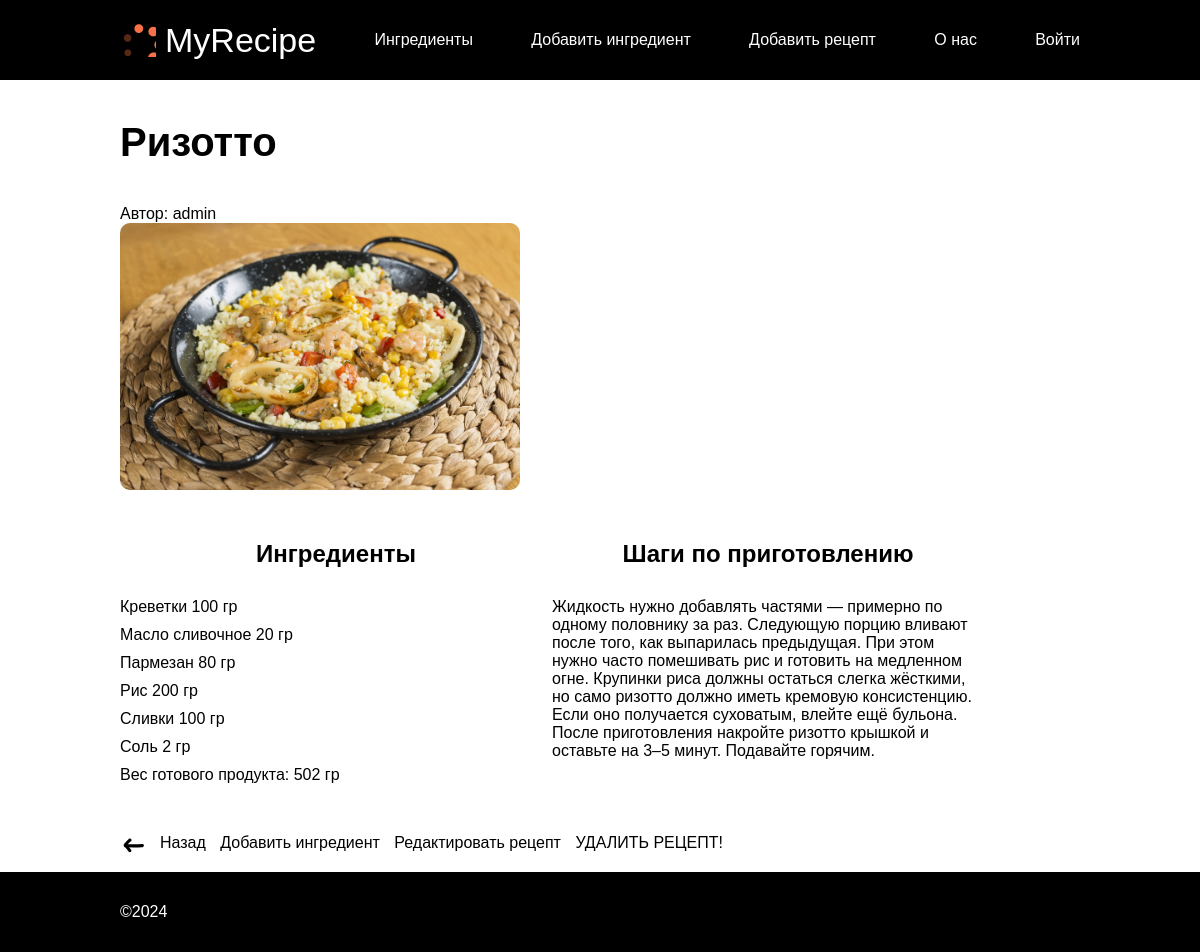
The page /recipe/4 on the database its author committed.
### recipe_catalog/models.py (models this page shows, shortened)
class Recipe(models.Model):
    name = models.CharField(max_length=300)
    url = models.CharField(max_length=300)
    description = models.CharField(max_length=1000, default="описание")
    ingredients = models.ManyToManyField(Ingredient, through="RecipeIngredient")
    author = models.ForeignKey(User,
                               verbose_name='Автор рецепта',
                               on_delete=models.CASCADE, null=True
                               )
    class Meta:
        constraints = [
            models.UniqueConstraint(
                name="%(app_label)s_%(class)s_name_unique",
                fields=["name"],
            ),
        ]

class RecipeIngredient(models.Model):
    recipe = models.ForeignKey(Recipe, on_delete=models.CASCADE)
    ingredient = models.ForeignKey(Ingredient, on_delete=models.CASCADE)
    weight = models.IntegerField(default=0)
    count = models.IntegerField(default=0)
    class Meta:
        constraints = [
            models.UniqueConstraint(
                fields=['recipe', 'ingredient'],
                name='unique recipes ingredients'
            ),
        ]

class Ingredient(models.Model):
    name = models.CharField(max_length=255)
    class Meta:
        constraints = [
            models.UniqueConstraint(
                name="%(app_label)s_%(class)s_name_unique",
                fields=["name"],
            ),
        ]

### recipe_catalog/views.py (the view)
# urls.py: path('recipe/<int:pk>', recipe_detail, name='recipe_detail'),
def recipe_detail(request, pk):
    template_name = 'recipe_catalog/recipe.html'
    recipe = Recipe.objects.get(pk=pk)
    ingredients = recipe.recipeingredient_set.all().order_by('ingredient__name')
    ready_weight = get_ready_weight(ingredients)
    context = {
        'title': recipe.name,
        'recipe_url': recipe.url,
        'recipe_id': pk,
        'steps': recipe.description,
        'ingredients': ingredients,
        'ready_weight': ready_weight,
        'author': recipe.author
    }
    return render(request, template_name, context)

### recipe_catalog/views.py (called while the page is built)
def get_ready_weight(ingredients):
    result = 0
    for item in ingredients:
        result += item.weight
    return result

### templates/recipe_catalog/recipe.html (shortened to what this page needs)
{% extends "base.html" %}
{% block content %}
    <h1>{{title}}</h1>
    <p>Автор: {{author}}</p>
    {% load static %}
    <img class="recipe-page__img" src="{% static recipe_url %}" alt="{{title}}">
    <div class="recipe-page__description">
        <section>
            <h2>Ингредиенты</h2>
            <ul class="ingredients">
                {% for ingredient in ingredients %}
                {% load static %}
                <li class="ingredients__item">
                    {{ingredient.ingredient.name}}
                    {% if ingredient.weight == 0 %}
                        {{ingredient.count}} шт
                    {% else %}
                        {{ingredient.weight}} гр
                    {% endif %}
                </li>
                {% endfor %}
                Вес готового продукта: {{ready_weight}} гр
            </ul>
        </section>
        <section>
            <h2>Шаги по приготовлению</h2>
            <p>{{steps}}</p>
        </section>
    </div>
    <a class="back-link" href="{% url 'index'%}">Назад</a>
    <a class="recipe_action_link" href="{% url 'recipe_add' recipe_id %}">Добавить ингредиент</a>
    <a class="recipe_action_link" href="{% url 'recipe_edit' recipe_id %}">Редактировать рецепт</a>
    <a class="recipe_action_link" href="{% url 'recipe_delete' recipe_id %}">УДАЛИТЬ РЕЦЕПТ!</a>
{% endblock %}

### static/css/styles.css (style rules this page uses)
body { position: relative; font-family: Arial, sans-serif; min-height: 100vh; }
a { color: #000; }
h1 { font-size: 40px; margin: 40px 0; font-weight: 700; }
h2 { font-size: 24px; text-align: center; margin: 0 0 30px 0; font-weight: 700; }
.back-link { margin: 0 0 100px 40px; position: relative; color: #000; }
.back-link:before { position: absolute; left: -45px; top: -8px; width: 40px; height: 40px; fill: #000; content: ""; background-image: url("../images/back.svg"); }
.recipe-page__img { width: 400px; height: auto; border-radius: 10px; }
.recipe-page__description { margin: 50px 0; display: grid; grid-template-columns: repeat(2, 45%); }
.ingredients__item { margin: 0 0 10px 0; }
.recipe_action_link { margin-left: 10px; }

### rows shown on the page
Recipe: name "Ризотто", url (picture), description "Жидкость нужно добавлять частями — примерно по одному половнику за раз. Следующую порцию вливают после того, как выпарилась предыдущая. При этом нужно часто помешивать рис и готовить на медленном огне. Крупинки риса должны остаться слегка жёсткими, но само ризотто должно иметь кремовую консистенцию. Если оно получается суховатым, влейте ещё бульона. После приготовления накройте ризотто крышкой и оставьте на 3–5 минут. Подавайте горячим."
RecipeIngredient: ingredient.name "Креветки", weight "100"
RecipeIngredient: ingredient.name "Масло сливочное", weight "20"
RecipeIngredient: ingredient.name "Пармезан", weight "80"
RecipeIngredient: ingredient.name "Рис", weight "200"
RecipeIngredient: ingredient.name "Сливки", weight "100"
RecipeIngredient: ingredient.name "Соль", weight "2"

### other values the page prints
{{ author }} "admin"
{{ ready_weight }} "502"
